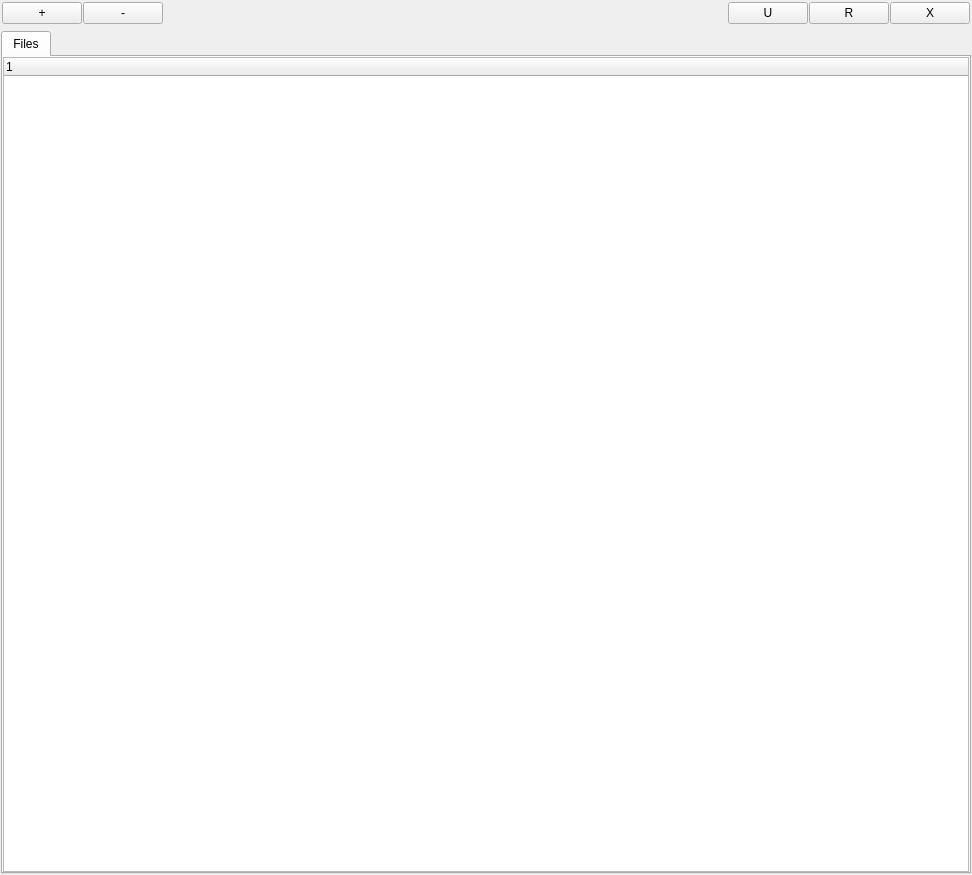
<?xml version="1.0" encoding="UTF-8"?>
<ui version="4.0">
 <class>OneWindow</class>
 <widget class="QMainWindow" name="OneWindow">
  <property name="geometry">
   <rect>
    <x>0</x>
    <y>0</y>
    <width>972</width>
    <height>875</height>
   </rect>
  </property>
  <property name="windowTitle">
   <string>MainWindow</string>
  </property>
  <widget class="QWidget" name="centralwidget">
   <layout class="QVBoxLayout" name="verticalLayout">
    <property name="margin">
     <number>1</number>
    </property>
    <item>
     <widget class="QWidget" name="contextArea" native="true">
      <layout class="QGridLayout" name="gridLayout">
       <property name="horizontalSpacing">
        <number>1</number>
       </property>
       <property name="margin">
        <number>1</number>
       </property>
       <item row="1" column="3">
        <spacer name="horizontalSpacer">
         <property name="orientation">
          <enum>Qt::Horizontal</enum>
         </property>
         <property name="sizeHint" stdset="0">
          <size>
           <width>40</width>
           <height>20</height>
          </size>
         </property>
        </spacer>
       </item>
       <item row="1" column="1">
        <widget class="QPushButton" name="minusButton">
         <property name="sizePolicy">
          <sizepolicy hsizetype="Minimum" vsizetype="Fixed">
           <horstretch>0</horstretch>
           <verstretch>0</verstretch>
          </sizepolicy>
         </property>
         <property name="maximumSize">
          <size>
           <width>16777215</width>
           <height>16777215</height>
          </size>
         </property>
         <property name="text">
          <string>-</string>
         </property>
        </widget>
       </item>
       <item row="1" column="0">
        <widget class="QPushButton" name="plusButton">
         <property name="sizePolicy">
          <sizepolicy hsizetype="Minimum" vsizetype="Fixed">
           <horstretch>0</horstretch>
           <verstretch>0</verstretch>
          </sizepolicy>
         </property>
         <property name="maximumSize">
          <size>
           <width>16777215</width>
           <height>16777215</height>
          </size>
         </property>
         <property name="text">
          <string>+</string>
         </property>
        </widget>
       </item>
       <item row="1" column="6">
        <widget class="QPushButton" name="closeButton">
         <property name="text">
          <string>X</string>
         </property>
        </widget>
       </item>
       <item row="1" column="5">
        <widget class="QPushButton" name="redoButton">
         <property name="text">
          <string>R</string>
         </property>
        </widget>
       </item>
       <item row="1" column="4">
        <widget class="QPushButton" name="undoButton">
         <property name="text">
          <string>U</string>
         </property>
        </widget>
       </item>
      </layout>
     </widget>
    </item>
    <item>
     <widget class="QTabWidget" name="tabWidget">
      <property name="currentIndex">
       <number>0</number>
      </property>
      <widget class="QWidget" name="tab">
       <attribute name="title">
        <string>Files</string>
       </attribute>
       <layout class="QGridLayout" name="gridLayout_2">
        <property name="margin">
         <number>0</number>
        </property>
        <property name="spacing">
         <number>0</number>
        </property>
        <item row="0" column="0">
         <widget class="QTreeWidget" name="treeWidget">
          <column>
           <property name="text">
            <string notr="true">1</string>
           </property>
          </column>
         </widget>
        </item>
       </layout>
      </widget>
     </widget>
    </item>
   </layout>
  </widget>
 </widget>
 <resources/>
 <connections/>
</ui>
